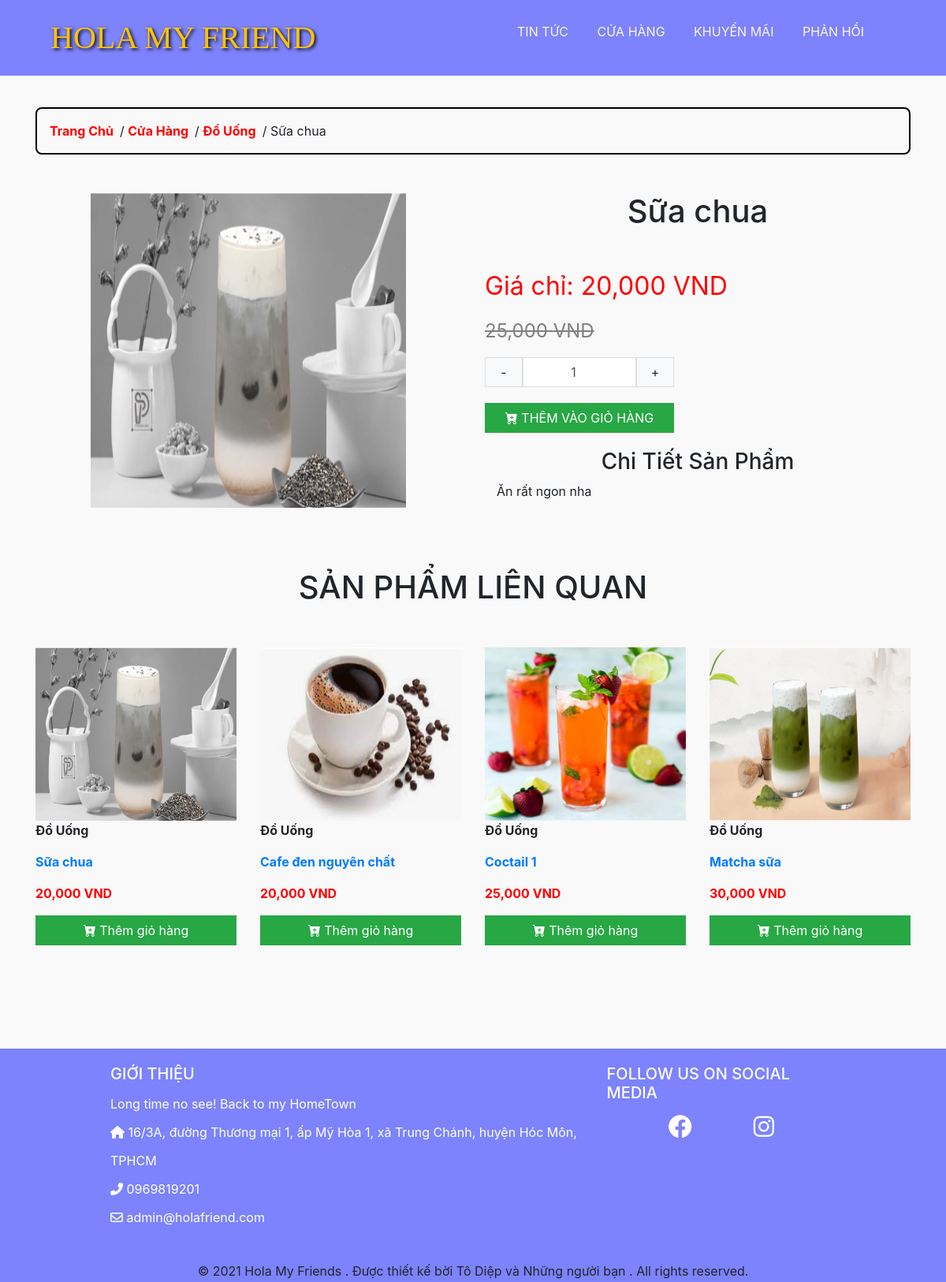
The page /detail.php?id=39 on the database its author committed.
### tables this page shows
CREATE TABLE `category` (
  `id` int(11) NOT NULL,
  `name` varchar(255) DEFAULT NULL
);

CREATE TABLE `product` (
  `id` int(11) NOT NULL,
  `category_id` int(11) DEFAULT NULL,
  `title` varchar(350) DEFAULT NULL,
  `price` int(11) DEFAULT NULL,
  `discount` int(11) DEFAULT NULL,
  `thumbnail` varchar(500) DEFAULT NULL,
  `description` longtext DEFAULT NULL,
  `created_at` datetime DEFAULT NULL,
  `updated_at` datetime DEFAULT NULL,
  `deleted` int(11) DEFAULT NULL
);

### database/dbhelper.php (called while the page is built, shortened)
<?php
function executeResult($sql, $isSingle = false) {
	$data = null;
	$conn = mysqli_connect(HOST, USERNAME, PASSWORD, DATABASE);
	mysqli_set_charset($conn, 'utf8');
	$resultset = mysqli_query($conn, $sql);
	if($isSingle) {
		$data = mysqli_fetch_array($resultset, 1);
	} else {
		$data = [];
		while(($row = mysqli_fetch_array($resultset, 1)) != null) {
			$data[] = $row;
		}
	}
	return $data;
}

### detail.php (the view, shortened to what this page needs)
<?php
require_once('layouts/header.php');
$productId = getGet('id');
$sql = "select Product.*, Category.name as category_name from Product left join Category on Product.category_id = Category.id where Product.id = $productId";
$product = executeResult($sql, true);
$category_id = $product['category_id'];
$sql = "select Product.*, Category.name as category_name from Product left join Category on Product.category_id = Category.id where Product.category_id = $category_id order by Product.updated_at desc limit 0,4";
$lastestItems = executeResult($sql);
?>
<div class="container">
	<br/>
	<ul class="breadcrumb">
		<li><a href="index.php">Trang Chủ</a></li>
		<li> / <a href="category.php">Cửa Hàng</a></li>
		<li> / <a href="category.php?id=<?=$product['category_id']?>"><?=$product['category_name']?></a></li>
		<li> / <?=$product['title']?></li>
	</ul>
	<div class="row">
		<div class="col-md-6">
			<center>
				<img src="<?=$product['thumbnail']?>" style="width: 400px; height: 400px;">
			</center>
		</div>
		<div class="col-md-6">
			<h1 style="text-align: center;"><?=$product['title']?></h1><br />
 		<?php
			if($product['discount'] != $product['price'])
				echo '
					<p style="font-size: 32px; color: red; margin-top: 15px; margin-bottom: 15px;">
						Giá chỉ: ' .number_format(''.$product['discount'].''). ' VND
					</p>
					<p style="font-size: 24px; color: grey; margin-top: 15px; margin-bottom: 15px;">
						<del>' .number_format(''.$product['price'].''). ' VND </del>
					</p>';
			else
				echo '
					<p style="font-size: 32px; color: red; margin-top: 15px; margin-bottom: 15px;">
						Giá: ' .number_format(''.$product['discount'].''). ' VND
					</p>';
		?>
			<div style="display: flex;">
				<button class="btn btn-light" style="border: solid #e0dede 1px; border-radius: 0px; width: 48px;" onclick="addMoreCart(-1)">-</button>
				<input type="number" name="num" class="form-control" step="1" value="1" style="max-width: 144px; border: solid #e0dede 1px; border-radius: 0px; text-align: center;" onchange="fixCartNum()">
				<button class="btn btn-light" style="border: solid #e0dede 1px; border-radius: 0px; width: 48px;" onclick="addMoreCart(1)">+</button>
			</div>
			<button class="btn btn-success" style="margin-top: 20px; width: 240px; border-radius: 0px; font-size: 16px;" onclick="addCart(<?=$product['id']?>, $('[name=num]').val())">
				<i class="bi bi-cart-plus-fill"></i> THÊM VÀO GIỎ HÀNG
			</button>
			<div class="col-md-12" style="margin-top: 20px;">
				<h3 style="text-align: center;">Chi Tiết Sản Phẩm</h3>
				<?=$product['description']?>
			</div>
		</div>
	</div>
</div>
<div class="container" style="margin-top: 20px; margin-bottom: 20px;">
	<h1 style="text-align: center; margin-top: 20px; margin-bottom: 20px;">SẢN PHẨM LIÊN QUAN</h1>
	<div class="row">
	<?php
		foreach($lastestItems as $item) {
			echo '<div class="col-md-3 col-6 product-item">
					<a href="detail.php?id='.$item['id'].'"><img src="'.$item['thumbnail'].'" style="width: 100%; height: 220px;"></a>
					<p style="font-weight: bold;">'.$item['category_name'].'</p>
					<a href="detail.php?id='.$item['id'].'"><p style="font-weight: bold;">'.$item['title'].'</p></a>
					<p style="color: red; font-weight: bold;">'.number_format($item['discount']).' VND</p>
					<p><button class="btn btn-success" onclick="addCart('.$item['id'].', 1)" style="width: 100%; border-radius: 0px;"><i class="bi bi-cart-plus-fill"></i> Thêm giỏ hàng</button></p>
				</div>';
		}
	?>
	</div>
</div>
<?php
require_once('layouts/footer.php');
?>

### assets/css/style.css (style rules this page uses)
* { margin: 0; padding: 0; box-sizing: border-box; }
html { font-family: Arial, Helvetica, sans-serif; font-size: 16px; padding-top: 6rem; background-color: rgb(249, 249, 249); }
.container .breadcrumb { background: transparent; padding: 1rem; border-radius: 0; border: 2px solid #000; border-radius: 8px; }
.container .breadcrumb li { margin-right: 0.5rem; }
.container .breadcrumb li a { color: red; font-weight: bold; }
#main .container { margin-top: 1rem; margin-bottom: 1rem; min-height: 589px; }
#main .container .row { padding-top: 2rem; }

### rows shown on the page
category: name "Đồ Uống"
product: title "Sữa chua", thumbnail (picture), discount "20,000", price "25,000", description "Ăn rất ngon nha", category.name "Đồ Uống"
product: thumbnail (picture), category.name "Đồ Uống", title "Cafe đen nguyên chất", discount "20,000", $item['id'] 1 (drawn)
product: thumbnail (picture), category.name "Đồ Uống", title "Coctail 1", discount "25,000"
product: thumbnail (picture), category.name "Đồ Uống", title "Matcha sữa", discount "30,000"
